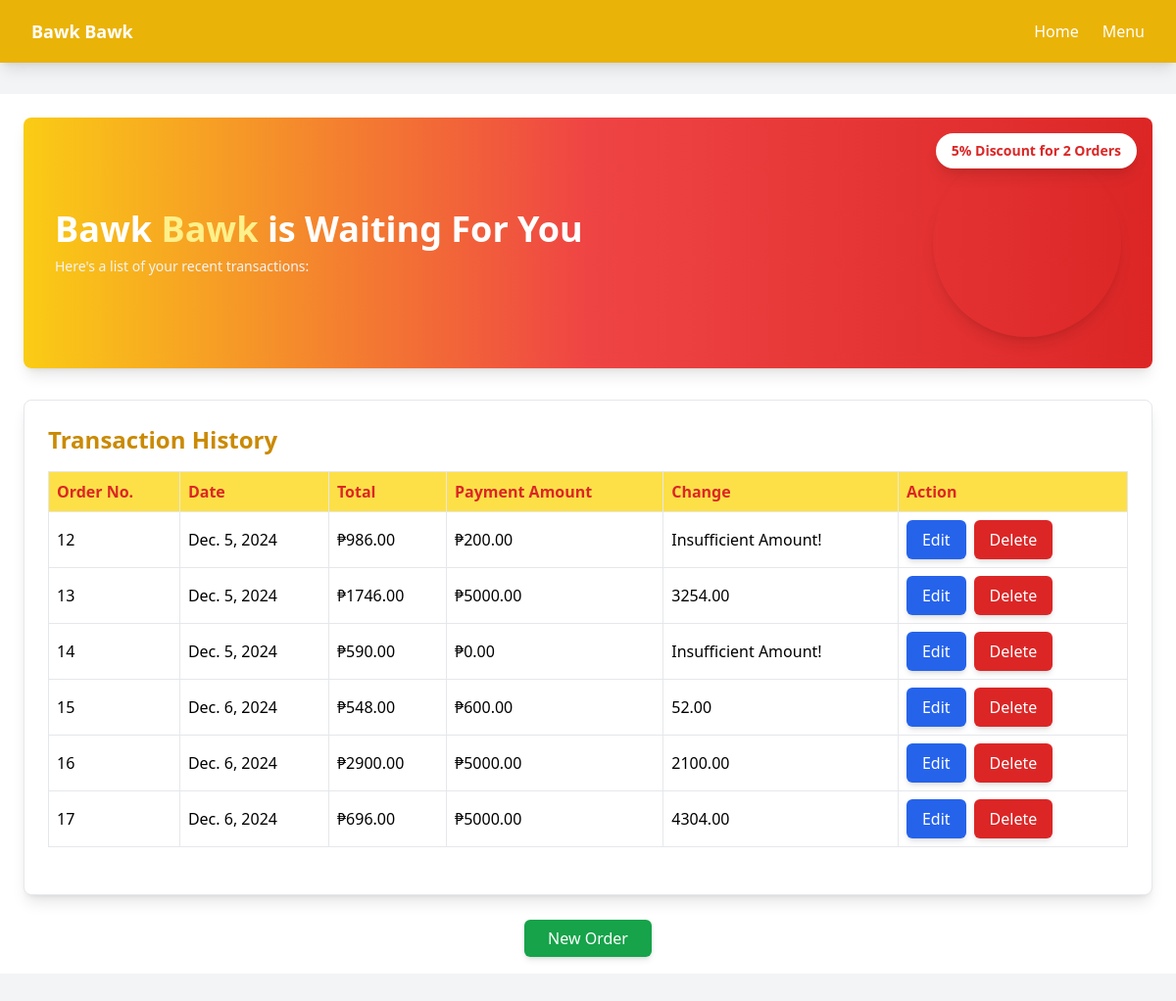
The app's page /, older data.
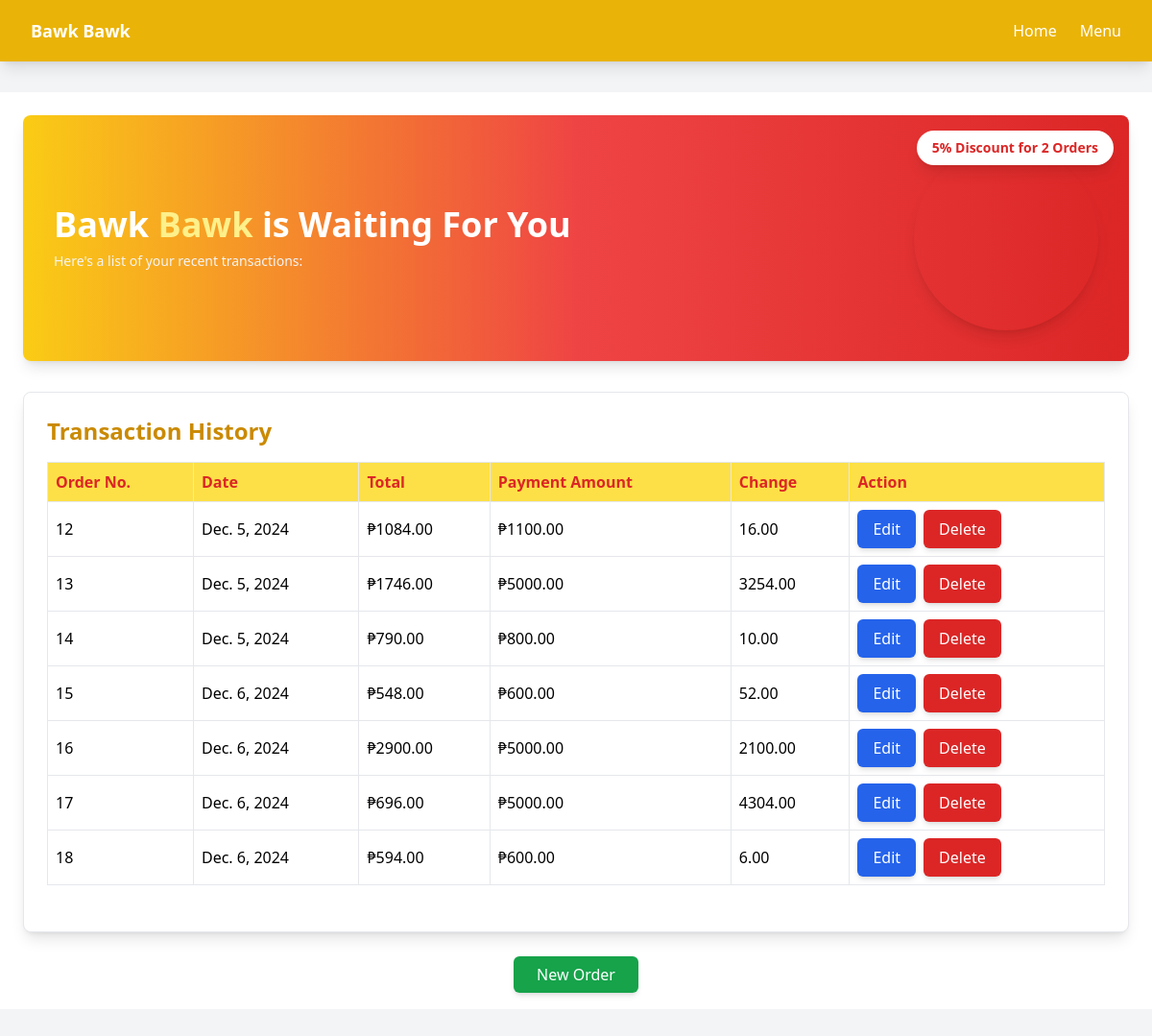
The same page, newer data.
### sales_list/models.py (models this page shows, shortened)
class OrderSummary(models.Model):
    date = models.DateField(default=now)
    payment_amount = models.DecimalField(max_digits=10, decimal_places=2)
    def __str__(self):
        return str(self.id)
    @property
    def order_total(self):
        orderdetails = self.orderdetail_set.all()
        total = sum([details.total_price for details in orderdetails])
        return total
    @property
    def change(self):
        orderdetails = self.orderdetail_set.all()
        total = sum([details.total_price for details in orderdetails])
        change = self.payment_amount - total
        if total > self.payment_amount:
            return "Insufficient Amount!"
        elif self.payment_amount >= total:
            return change

class OrderDetail(models.Model):
    quantity = models.PositiveIntegerField()
    menu_item = models.ForeignKey(MenuItem, on_delete=models.CASCADE, blank=True, null=True)
    order_summary = models.ForeignKey(OrderSummary, on_delete=models.SET_NULL, blank=True, null=True)
    @property
    def total_price(self):
        return self.menu_item.price * self.quantity

class MenuItem(models.Model):
    name = models.CharField(max_length=255)
    price = models.DecimalField(max_digits=10, decimal_places=2)

### sales_list/views.py (the view)
# urls.py: path('', sales.home, name='home'),
def home(request):
    order_summary = OrderSummary.objects.all()
    all_items = MenuItem.objects.all()
    all_order_items = OrderDetail.objects.all()
    if request.method == 'POST':
        form = MenuForm(request.POST or None)
        if form.is_valid():
            form.save()
    print(order_summary)
    context = {
        'order_summary': order_summary,
        'all_items': all_items,
        'all_order_items': all_order_items,
    }
    return render(request, 'home.html', context)

### sales_list/templates/home.html
{% extends 'base.html' %}
{% load static %}
{% block content %}
<div class="bg-white p-6">
    <div class="relative bg-gradient-to-r from-yellow-400 via-red-500 to-red-600 rounded-lg shadow-lg text-white p-8 mb-8">
        <div class="flex justify-between items-center">
            <div>
                <h1 class="text-4xl font-bold mb-2">Bawk <span class="text-yellow-200">Bawk</span> is Waiting For You</h1>
                <p class="text-sm text-gray-100">Here's a list of your recent transactions:</p>
            </div>
            <img src="{% static 'images/chicken_plate.png' %}" alt="Chicken Dish" class="w-48 h-48 rounded-full shadow-lg">
        </div>
        <div class="absolute top-4 right-4 bg-white text-red-600 font-bold text-sm px-4 py-2 rounded-full shadow-lg">
            5% Discount for 2 Orders
        </div>
    </div>
    <div class="bg-white border rounded-lg shadow-lg p-6">
        <h2 class="text-2xl font-semibold text-yellow-600 mb-4">Transaction History</h2>
        {% if order_summary %}
        <table class="min-w-full table-auto border-collapse border border-gray-300 mb-6">
            <thead class="bg-yellow-300">
                <tr>
                    <th class="border p-2 text-left text-red-600">Order No.</th>
                    <th class="border p-2 text-left text-red-600">Date</th>
                    <th class="border p-2 text-left text-red-600">Total</th>
                    <th class="border p-2 text-left text-red-600">Payment Amount</th>
                    <th class="border p-2 text-left text-red-600">Change</th>
                    <th class="border p-2 text-left text-red-600">Action</th>
                </tr>
            </thead>
            <tbody>
                {% for order in order_summary %}
                <tr class="hover:bg-yellow-100">
                    <td class="border p-2">{{ order.id }}</td>
                    <td class="border p-2">{{ order.date }}</td>
                    <td class="border p-2">₱{{ order.order_total }}</td>
                    <td class="border p-2">₱{{ order.payment_amount }}</td>
                    <td class="border p-2">{{ order.change }}</td>
                    <td class="border p-2">
                        <div class="flex space-x-2">
                            {% if order.id %}
                            <a href="{% url 'neworder' order.id %}" class="px-4 py-2 bg-blue-600 text-white font-medium rounded-md shadow-md hover:bg-blue-700">
                                Edit
                            </a>
                            {% else %}
                            <span class="px-4 py-2 bg-gray-400 text-white font-medium rounded-md shadow-md">Edit (Unavailable)</span>
                            {% endif %}
                            <a href="#" class="px-4 py-2 bg-red-600 text-white font-medium rounded-md shadow-md hover:bg-red-700">
                                Delete
                            </a>
                        </div>
                    </td>
                </tr>
                {% endfor %}
            </tbody>
        </table>
        {% else %}
        <p class="text-red-600">No Orders</p>
        {% endif %}
    </div>
    <div class="text-center mt-8">
        <a href="{% url 'create_new_order' %}" class="px-6 py-2 bg-green-600 text-white rounded-md shadow-md hover:bg-green-700">
            New Order
        </a>
    </div>
</div>
{% endblock %}

Row changes from the older to the newer data that the page shows:
changed OrderSummary id 12: order_total "986.00" → "1084.00"; payment_amount "200.00" → "1100.00"; change "Insufficient Amount!" → "16.00"
changed OrderSummary id 14: order_total "590.00" → "790.00"; payment_amount "0.00" → "800.00"; change "Insufficient Amount!" → "10.00"
added OrderSummary: id "18", date "Dec. 6, 2024", order_total "594.00", payment_amount "600.00", change "6.00", shows "Edit"
